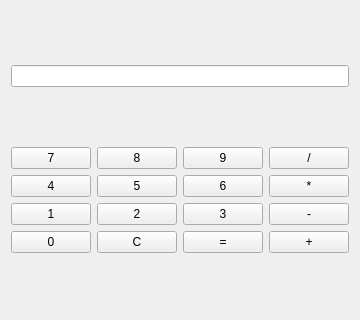
<?xml version="1.0" encoding="UTF-8"?>
<ui version="4.0">
 <class>Calculator</class>
 <widget class="QWidget" name="Calculator">
  <property name="geometry">
   <rect>
    <x>0</x>
    <y>0</y>
    <width>250</width>
    <height>320</height>
   </rect>
  </property>
  <property name="windowTitle">
   <string>Kalkulator</string>
  </property>
  <layout class="QVBoxLayout" name="verticalLayout">
   <item>
    <widget class="QLineEdit" name="display">
     <property name="readOnly">
      <bool>true</bool>
     </property>
     <property name="alignment">
      <set>Qt::AlignRight</set>
     </property>
    </widget>
   </item>
   <item>
    <layout class="QGridLayout" name="gridLayout">
     <item row="0" column="0">
      <widget class="QPushButton" name="btn7">
       <property name="text">
        <string>7</string>
       </property>
      </widget>
     </item>
     <item row="0" column="1">
      <widget class="QPushButton" name="btn8">
       <property name="text">
        <string>8</string>
       </property>
      </widget>
     </item>
     <item row="0" column="2">
      <widget class="QPushButton" name="btn9">
       <property name="text">
        <string>9</string>
       </property>
      </widget>
     </item>
     <item row="0" column="3">
      <widget class="QPushButton" name="btnDiv">
       <property name="text">
        <string>/</string>
       </property>
      </widget>
     </item>
     <item row="1" column="0">
      <widget class="QPushButton" name="btn4">
       <property name="text">
        <string>4</string>
       </property>
      </widget>
     </item>
     <item row="1" column="1">
      <widget class="QPushButton" name="btn5">
       <property name="text">
        <string>5</string>
       </property>
      </widget>
     </item>
     <item row="1" column="2">
      <widget class="QPushButton" name="btn6">
       <property name="text">
        <string>6</string>
       </property>
      </widget>
     </item>
     <item row="1" column="3">
      <widget class="QPushButton" name="btnMul">
       <property name="text">
        <string>*</string>
       </property>
      </widget>
     </item>
     <item row="2" column="0">
      <widget class="QPushButton" name="btn1">
       <property name="text">
        <string>1</string>
       </property>
      </widget>
     </item>
     <item row="2" column="1">
      <widget class="QPushButton" name="btn2">
       <property name="text">
        <string>2</string>
       </property>
      </widget>
     </item>
     <item row="2" column="2">
      <widget class="QPushButton" name="btn3">
       <property name="text">
        <string>3</string>
       </property>
      </widget>
     </item>
     <item row="2" column="3">
      <widget class="QPushButton" name="btnSub">
       <property name="text">
        <string>-</string>
       </property>
      </widget>
     </item>
     <item row="3" column="0">
      <widget class="QPushButton" name="btn0">
       <property name="text">
        <string>0</string>
       </property>
      </widget>
     </item>
     <item row="3" column="1">
      <widget class="QPushButton" name="btnClear">
       <property name="text">
        <string>C</string>
       </property>
      </widget>
     </item>
     <item row="3" column="2">
      <widget class="QPushButton" name="btnEqual">
       <property name="text">
        <string>=</string>
       </property>
      </widget>
     </item>
     <item row="3" column="3">
      <widget class="QPushButton" name="btnAdd">
       <property name="text">
        <string>+</string>
       </property>
      </widget>
     </item>
    </layout>
   </item>
  </layout>
 </widget>
 <resources/>
 <connections/>
</ui>
